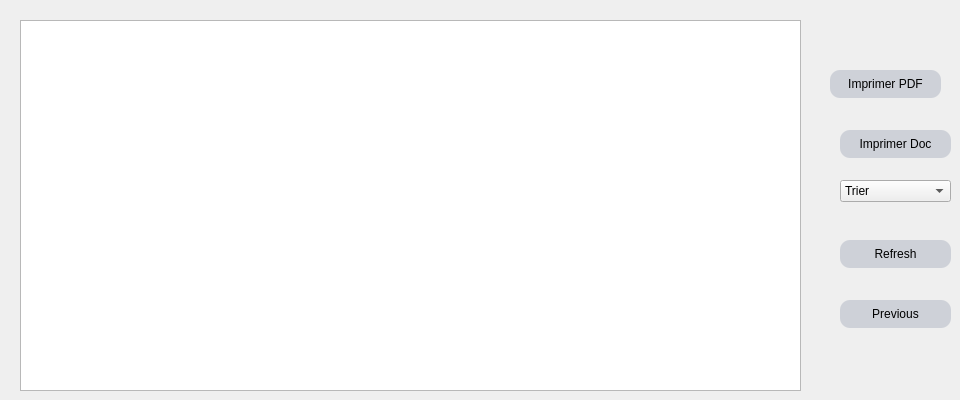
      <widget class="QWidget" name="tab_4">
       <attribute name="title">
        <string>Afficher Commandes de Ventes</string>
       </attribute>
       <widget class="QTableView" name="tableView_Com">
        <property name="geometry">
         <rect>
          <x>20</x>
          <y>20</y>
          <width>781</width>
          <height>371</height>
         </rect>
        </property>
       </widget>
       <widget class="QPushButton" name="pushButton_7">
        <property name="geometry">
         <rect>
          <x>830</x>
          <y>70</y>
          <width>111</width>
          <height>28</height>
         </rect>
        </property>
        <property name="styleSheet">
         <string notr="true">
QPushButton{
background:#ced1d8;
border-style:outset;
border-radius:10px;
}
QPushButton:pressed{
background-color:rgb(224,0,0);
border-style:inset;}
QPushButton:hover {
    background-color:rgb(5, 255, 0);
    }
</string>
        </property>
        <property name="text">
         <string>Imprimer PDF</string>
        </property>
       </widget>
       <widget class="QPushButton" name="pushButton_8">
        <property name="geometry">
         <rect>
          <x>840</x>
          <y>130</y>
          <width>111</width>
          <height>28</height>
         </rect>
        </property>
        <property name="styleSheet">
         <string notr="true">
QPushButton{
background:#ced1d8;
border-style:outset;
border-radius:10px;
}
QPushButton:pressed{
background-color:rgb(224,0,0);
border-style:inset;}
QPushButton:hover {
    background-color:rgb(5, 255, 0);
    }
</string>
        </property>
        <property name="text">
         <string>Imprimer Doc</string>
        </property>
       </widget>
       <widget class="QComboBox" name="comboBox_20">
        <property name="geometry">
         <rect>
          <x>840</x>
          <y>180</y>
          <width>111</width>
          <height>22</height>
         </rect>
        </property>
        <item>
         <property name="text">
          <string>Trier</string>
         </property>
        </item>
        <item>
         <property name="text">
          <string>Tout</string>
         </property>
        </item>
        <item>
         <property name="text">
          <string>Id_CommandesVente</string>
         </property>
        </item>
        <item>
         <property name="text">
          <string>nom_Produit</string>
         </property>
        </item>
        <item>
         <property name="text">
          <string>Prix</string>
         </property>
        </item>
        <item>
         <property name="text">
          <string>Date_Fabrication</string>
         </property>
        </item>
       </widget>
       <widget class="QPushButton" name="Refresh">
        <property name="geometry">
         <rect>
          <x>840</x>
          <y>240</y>
          <width>111</width>
          <height>28</height>
         </rect>
        </property>
        <property name="styleSheet">
         <string notr="true">
QPushButton{
background:#ced1d8;
border-style:outset;
border-radius:10px;
}
QPushButton:pressed{
background-color:rgb(224,0,0);
border-style:inset;}
QPushButton:hover {
    background-color:rgb(5, 255, 0);
    }
</string>
        </property>
        <property name="text">
         <string>Refresh</string>
        </property>
       </widget>
       <widget class="QPushButton" name="Previous">
        <property name="geometry">
         <rect>
          <x>840</x>
          <y>300</y>
          <width>111</width>
          <height>28</height>
         </rect>
        </property>
        <property name="styleSheet">
         <string notr="true">
QPushButton{
background:#ced1d8;
border-style:outset;
border-radius:10px;
}
QPushButton:pressed{
background-color:rgb(224,0,0);
border-style:inset;}
QPushButton:hover {
    background-color:rgb(5, 255, 0);
    }
</string>
        </property>
        <property name="text">
         <string>Previous</string>
        </property>
       </widget>
      </widget>
